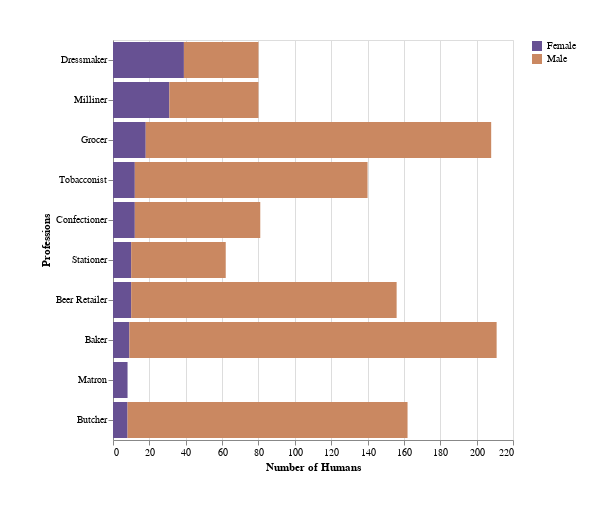

The Vega-Lite source for this figure:
### Vega-Lite specification from a JSON file in a GitHub repository (floating-point values rounded to 4 significant figures)
{"$schema": "https://vega.github.io/schema/vega-lite/v4.json", "description:": "A stcked bar chart, showing the top 10 Female professions, compared with the number of Men working in those same professions.", "width": 400, "height": 400, "padding": 40, "data": {"values": [{"profession": "Dressmaker", "value": 39, "gender": 0}, {"profession": "Milliner", "value": 31, "gender": 0}, {"profession": "Grocer", "value": 18, "gender": 0}, {"profession": "Tobacconist", "value": 12, "gender": 0}, {"profession": "Confectioner", "value": 12, "gender": 0}, {"profession": "Stationer", "value": 10, "gender": 0}, {"profession": "Beer Retailer", "value": 10, "gender": 0}, {"profession": "Baker", "value": 9, "gender": 0}, {"profession": "Matron", "value": 8, "gender": 0}, {"profession": "Butcher", "value": 8, "gender": 0}, {"profession": "Dressmaker", "value": 41, "gender": 1}, {"profession": "Milliner", "value": 49, "gender": 1}, {"profession": "Grocer", "value": 190, "gender": 1}, {"profession": "Tobacconist", "value": 128, "gender": 1}, {"profession": "Confectioner", "value": 69, "gender": 1}, {"profession": "Stationer", "value": 52, "gender": 1}, {"profession": "Beer Retailer", "value": 146, "gender": 1}, {"profession": "Baker", "value": 202, "gender": 1}, {"profession": "Butcher", "value": 154, "gender": 1}]}, "transform": [{"calculate": "datum.gender == 1 ? 'Male' : 'Female'", "as": "legend"}], "mark": "bar", "encoding": {"x": {"field": "value", "type": "quantitative", "title": "Number of Humans"}, "y": {"field": "profession", "type": "nominal", "title": "Professions", "sort": {"op": "sum", "field": "legend"}}, "color": {"field": "legend", "type": "nominal", "scale": {"range": ["#675193", "#ca8861"]}, "title": null}}}
